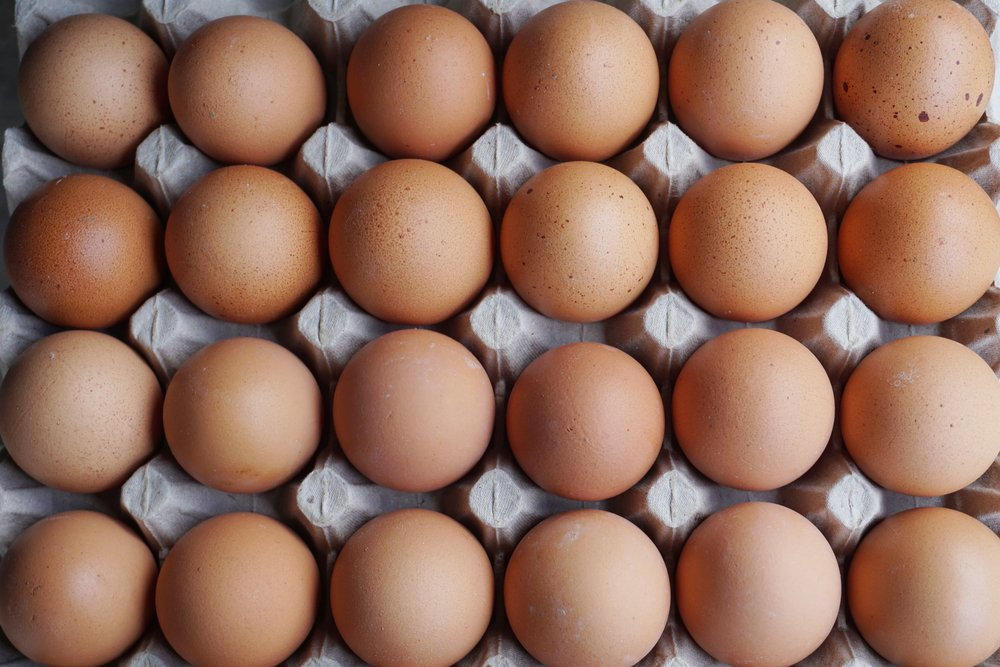
#> input picture egg2.jpg, 1000 x 667 px
$ python otsu_thresholding.py
#> lines starting #> are read from the running program, lines starting #| are printed output that depends on the picture; after the words box and inside, x2 and y2 are one past the last pixel; in counts of white or black regions, pixels touching at a corner belong together
import cv2
import numpy as np
import matplotlib.pyplot as plt
import matplotlib.image as mpimg

def otsu_thresh(src):
    Vb_max = 0.0          # Variance bw classes
    #find threshold_value
    src = cv2.GaussianBlur(src, (3,3), 0)
    histogram = cv2.calcHist([src], [0], None, [256], [0, 256])
    cum_sum = np.cumsum(histogram.ravel())
    index = np.arange(0,256)
    multiply = np.multiply(histogram.ravel(), index)
    cumsum_mul = np.cumsum(multiply)
    for i in range(256):
        if (i==0):
            continue
        else:
            w1= cum_sum[i-1]/cum_sum[255]
            w2= (cum_sum[255] - cum_sum[i-1])/cum_sum[255]
            mean1 = cumsum_mul[i-1]/cum_sum[i-1]
            mean2 = (cumsum_mul[255]-cumsum_mul[i-1])/(cum_sum[255]-cum_sum[i-1])
            Vb = w1*w2*np.square(mean1 - mean2)
            if (Vb > Vb_max):
                Vb_max = Vb
                threshold = i
    #thresholding
    for i in range(img.shape[0]):
        for j in range(img.shape[1]):
            if (img[i,j]< threshold):
                img[i,j] =0
            else: img[i,j] = 255
    return threshold, img

# Test function
img = cv2.imread('egg2.jpg', 0)
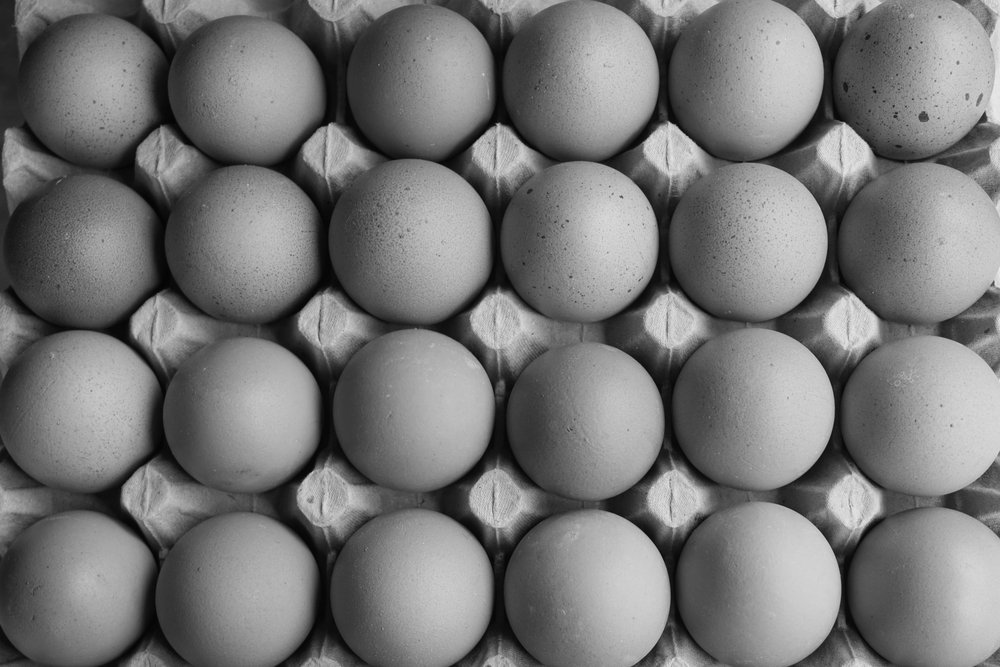
#> img: shape (667, 1000); min 0, max 235, mean 118.6

ret, thr = cv2.threshold(img, 0, 255, cv2.THRESH_OTSU)
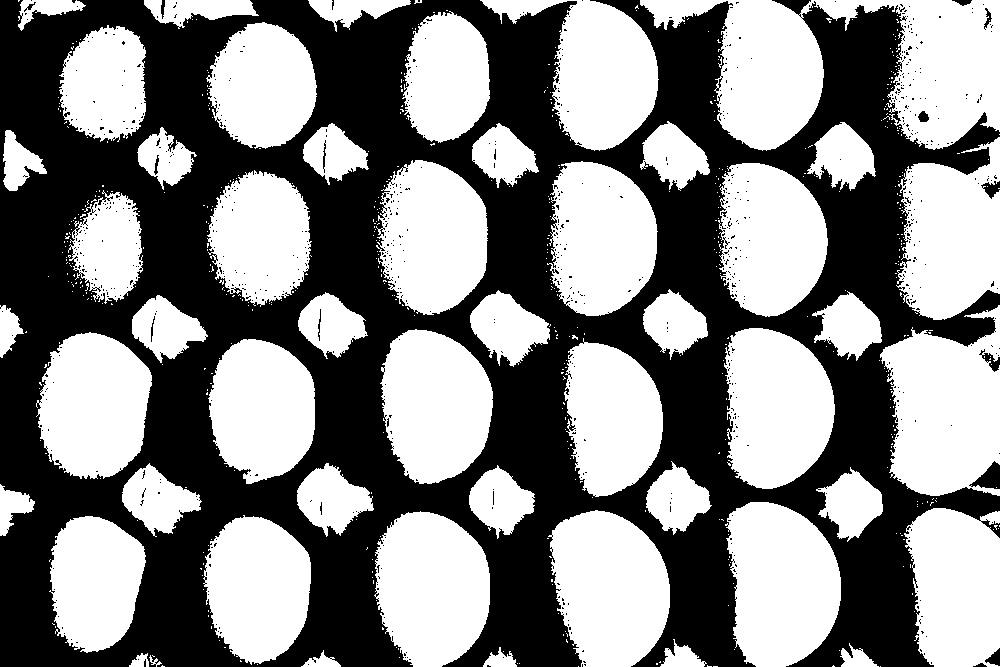
#> thr: shape (667, 1000); 52.2% white; 885 black regions (870 under 20 px), largest, box (x1, y1, x2, y2) and area: (0, 0, 1000, 667) 315272, (969, 461, 1000, 489) 457, (981, 181, 1000, 199) 178
#> ret = 116

th, result = otsu_thresh(img)
#> in otsu_thresh, `histogram = cv2.calcHist([src], [0], None, [256], [0, 256])`: histogram = 256 values, max 4681 at index 175, min 0 at index 0, mean 2605.5
#> in otsu_thresh, `cum_sum = np.cumsum(histogram.ravel())`: cum_sum = 256 values from 0 to 667000
#> in otsu_thresh, `multiply = np.multiply(histogram.ravel(), index)`: multiply = 256 values, max 819175 at index 175, min 0 at index 0, mean 309159.8
#> in otsu_thresh, `cumsum_mul = np.cumsum(multiply)`: cumsum_mul = 256 values from 0 to 79144907
#> the loop in otsu_thresh, `for i in range(256):` made 256 passes
#> (w1, w2, mean1, mean2, Vb, Vb_max) on passes 6 to 17: (3.15e-05, 1, 4, 118.7, 0.414, 0.414), (0.000181, 1, 4.83, 118.7, 2.35, 2.35), (0.000577, 0.999, 5.63, 118.7, 7.38, 7.38), (0.00141, 0.999, 6.44, 118.8, 17.79, 17.79), (0.00294, 0.997, 7.25, 119, 36.56, 36.56), (0.0048, 0.995, 7.93, 119.2, 59.16, 59.16), (0.00703, 0.993, 8.59, 119.4, 85.74, 85.74), (0.00947, 0.991, 9.21, 119.7, 114.5, 114.5), (0.012, 0.988, 9.8, 120, 144.1, 144.1), (0.0149, 0.985, 10.42, 120.3, 177, 177), (0.018, 0.982, 11.04, 120.6, 212.4, 212.4), (0.0211, 0.979, 11.61, 121, 246.5, 246.5)
#> (w1, w2, mean1, mean2, Vb) on passes 2 to 5: (0, 1, nan, 118.7, nan), (0, 1, nan, 118.7, nan), (0, 1, nan, 118.7, nan), (0, 1, nan, 118.7, nan)
#> after the loop in otsu_thresh, `for i in range(256):`: Vb_max = 2216.6; threshold = 117
#> th = 117

hist = cv2.calcHist([img], [0], None, [256], [0, 256])
#> hist = 256 values, max 348163 at index 255, min 0 at index 1, mean 2605.5

fig = plt.figure()

# show original image
fig.add_subplot(121)
plt.title('OpenCV threshold:'+str(ret))
plt.xticks([])
plt.yticks([])
plt.set_cmap('gray')
plt.imshow(result)

fig.add_subplot(122)
plt.title('Our threshold: '+str(th))
plt.xticks([])
plt.yticks([])
plt.imshow(thr)
plt.show()
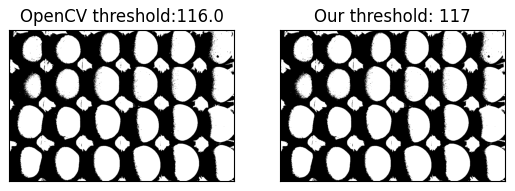
#> figure drawn by matplotlib, 2 panels


cv2.waitKey(0)
cv2.destroyAllWindows()

$ run again, with xray.jpg copied over egg2.jpg
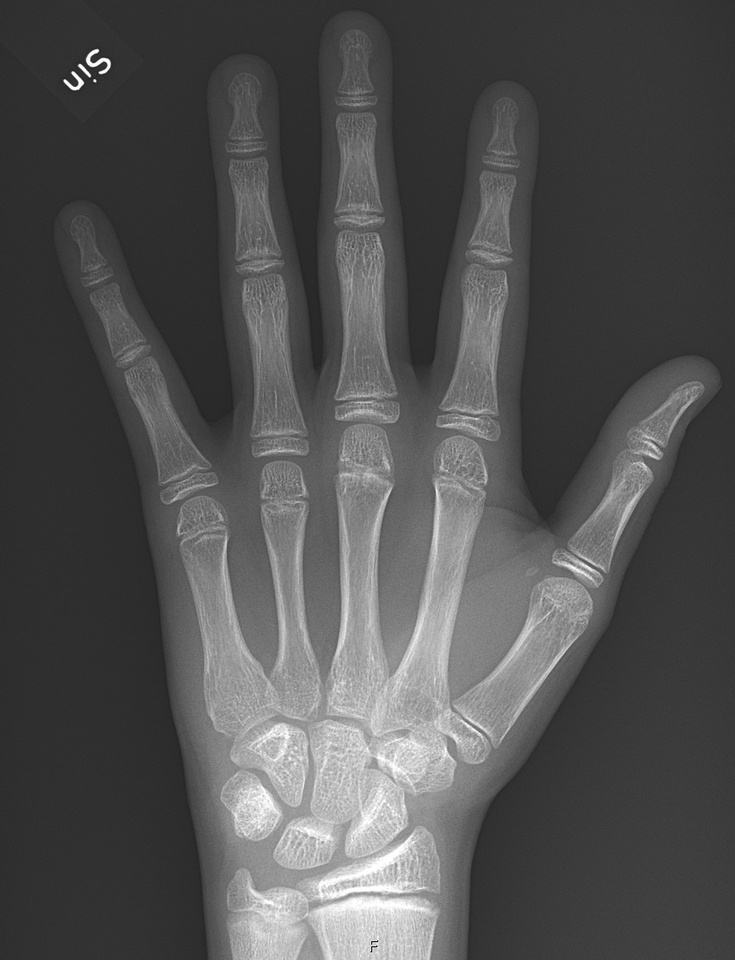
#> input picture xray.jpg, 735 x 960 px, shrunk from 861 x 1125 before the run
#> img is the input picture: shape (960, 735); min 1, max 255, mean 81.4
#> `ret, thr = cv2.threshold(img, 0, 255, cv2.THRESH_OTSU)`:
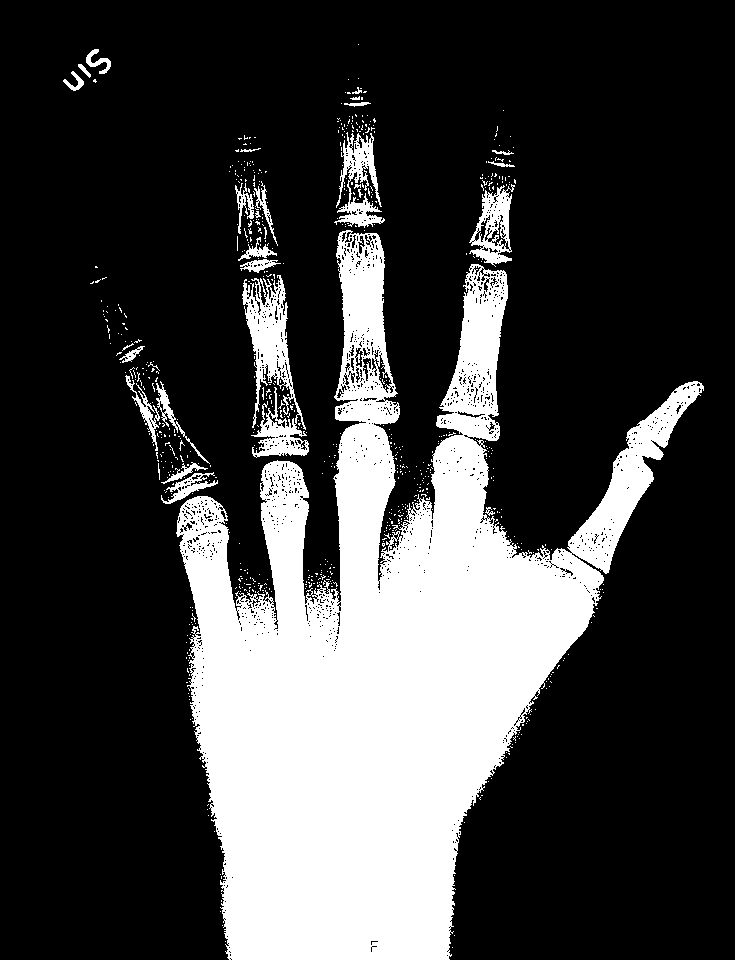
#> thr: shape (960, 735); 24.9% white; 681 white regions (651 under 20 px), largest, box (x1, y1, x2, y2) and area: (176, 230, 704, 960) 161525, (242, 275, 309, 458) 4958, (334, 132, 385, 228) 1992
#> ret = 104
#> histogram = 256 values, max 47000 at index 46, min 0 at index 0, mean 2756.2
#> cum_sum = 256 values from 0 to 705600
#> multiply = 256 values, max 2162000 at index 46, min 0 at index 0, mean 224363.8
#> cumsum_mul = 256 values from 0 to 57437132
#> the loop in otsu_thresh, `for i in range(256):` made 256 passes
#> (w1, w2, mean1, mean2, Vb, Vb_max) on passes 39 to 46: (2.83e-06, 1, 37, 81.4, 0.00559, 0.00559), (3.83e-05, 1, 37.93, 81.4, 0.0723, 0.0723), (0.000268, 1, 38.85, 81.41, 0.485, 0.485), (0.000976, 0.999, 39.68, 81.44, 1.7, 1.7), (0.00269, 0.997, 40.52, 81.51, 4.5, 4.5), (0.00629, 0.994, 41.37, 81.66, 10.14, 10.14), (0.0136, 0.986, 42.25, 81.94, 21.21, 21.21), (0.0288, 0.971, 43.17, 82.54, 43.35, 43.35)
#> after the loop in otsu_thresh, `for i in range(256):`: Vb_max = 1605.8; threshold = 105
#> hist = 256 values, max 529657 at index 0, min 0 at index 1, mean 2756.2
#> `plt.show()`:
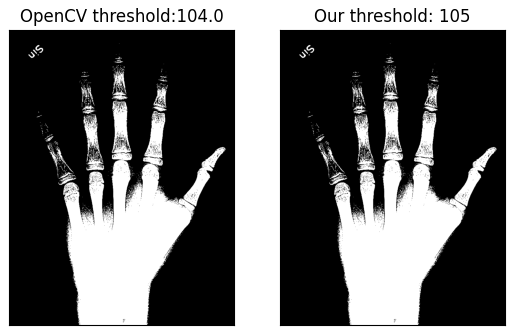
#> figure drawn by matplotlib, 2 panels
